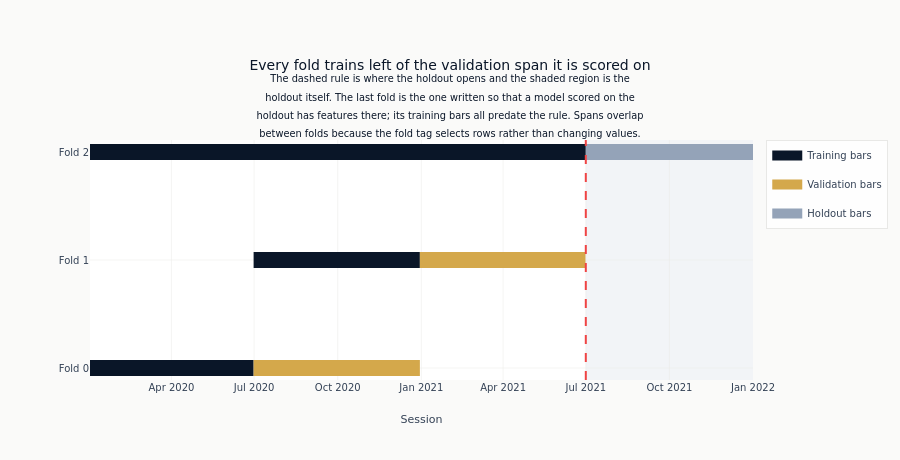

Source (notebook cell):
### Markdown cell above
**Figure F1** draws the geometry the artifact has to cover. Each fold is a training span and
the validation span that follows it; the top row is the holdout, whose training bars all lie
before the holdout opens so that a model scored on the holdout has features for it without any
of them having been built from it. The point to read off the figure is that no bar of any
training span lies to the right of the rule.

The artifact spans the union of everything drawn here, in one row per bar. The figure is a
picture of what will be asked of it, not of how it is laid out.

### Code cell
# Sorted by fold id, so the row order is a property of this cell rather than of the order
# `generate_cv_splits` happens to return. Plotly lays a categorical axis out in order of first
# appearance, bottom upwards, so without the sort the bottom row is whichever fold the splits
# list puts first - and that is exactly what the fold renumbering changes. The rendered figure
# is unchanged today; what changes is that the description below stays true when the numbering
# moves.
spans = [
    (f"Fold {s['fold']}", kind, pd.Timestamp(s[f"{key}_start"]), pd.Timestamp(s[f"{key}_end"]))
    for s in sorted(splits, key=lambda s: s["fold"])
    for kind, key in (("Training bars", "train"), ("Validation bars", "val"))
]
spans += [
    (
        f"Fold {N_FOLDS}",
        "Training bars",
        min(w[0] for w in fold_window.values()),
        HOLDOUT_START,
    ),
    (f"Fold {N_FOLDS}", "Holdout bars", HOLDOUT_START, HOLDOUT_END_EXCLUSIVE),
]
span_colors = {
    "Training bars": COLORS["blue"],
    "Validation bars": COLORS["amber"],
    "Holdout bars": COLORS["recede"],
}

fig = go.Figure()
seen = set()
for row, kind, start, end in spans:
    fig.add_trace(
        go.Scatter(
            x=[start.isoformat(), end.isoformat()],
            y=[row, row],
            mode="lines",
            line={"width": 16, "color": span_colors[kind]},
            name=kind,
            legendgroup=kind,
            showlegend=kind not in seen,
        )
    )
    seen.add(kind)

fig.add_vrect(
    x0=HOLDOUT_START.isoformat(),
    x1=HOLDOUT_END_EXCLUSIVE.isoformat(),
    fillcolor=COLORS["recede"],
    opacity=0.12,
    line_width=0,
    layer="below",
)
fig.add_vline(x=HOLDOUT_START.isoformat(), line_dash="dash", line_color=COLORS["negative"])
fig.update_layout(
    title=(
        "Every fold trains left of the validation span it is scored on"
        "<br><sup>The dashed rule is where the holdout opens and the shaded region is the"
        "<br>holdout itself. The last fold is the one written so that a model scored on the"
        "<br>holdout has features there; its training bars all predate the rule. Spans overlap"
        "<br>between folds because the fold tag selects rows rather than changing values.</sup>"
    ),
    xaxis_title="Session",
    yaxis_title="",
    height=460,
    margin={"l": 90, "t": 140},
)
show_plotly_with_alt(
    fig,
    "Horizontal timeline with one row per fold on a session axis, lowest-numbered fold at the "
    "bottom. Every row below the top is a validation fold: a long dark navy training bar "
    "followed by the shorter amber validation bar it is scored on. The validation windows sit "
    "at different points along the axis and the training bars overlap between rows, because a "
    "fold tag selects rows rather than changing values. A dashed red rule marks where the "
    "holdout opens and a shaded band to its right is the holdout itself. The top row is the "
    "extra fold written for the holdout and has no validation bar: its training bar runs from "
    "the left edge up to the rule and its light grey holdout bar sits inside the band, later "
    "than every validation window. No training bar of any row crosses the rule.",
)

### Figure 1 — Plotly figure (JSON) as saved in the notebook; plotly's stock layout.template omitted (floating-point values rounded to 4 significant figures)
{"data": [{"legendgroup": "Training bars", "line": {"color": "#0a1628", "width": 16}, "mode": "lines", "name": "Training bars", "showlegend": true, "type": "scatter", "x": ["2020-01-02T09:30:00", "2020-06-30T10:31:00"], "y": ["Fold 0", "Fold 0"]}, {"legendgroup": "Validation bars", "line": {"color": "#D4A84B", "width": 16}, "mode": "lines", "name": "Validation bars", "showlegend": true, "type": "scatter", "x": ["2020-06-30T10:48:00", "2020-12-30T10:01:00"], "y": ["Fold 0", "Fold 0"]}, {"legendgroup": "Training bars", "line": {"color": "#0a1628", "width": 16}, "mode": "lines", "name": "Training bars", "showlegend": false, "type": "scatter", "x": ["2020-06-30T10:48:00", "2020-12-30T09:45:00"], "y": ["Fold 1", "Fold 1"]}, {"legendgroup": "Validation bars", "line": {"color": "#D4A84B", "width": 16}, "mode": "lines", "name": "Validation bars", "showlegend": false, "type": "scatter", "x": ["2020-12-30T10:02:00", "2021-06-30T15:43:00"], "y": ["Fold 1", "Fold 1"]}, {"legendgroup": "Training bars", "line": {"color": "#0a1628", "width": 16}, "mode": "lines", "name": "Training bars", "showlegend": false, "type": "scatter", "x": ["2020-01-02T09:30:00", "2021-07-01T00:00:00"], "y": ["Fold 2", "Fold 2"]}, {"legendgroup": "Holdout bars", "line": {"color": "#94a3b8", "width": 16}, "mode": "lines", "name": "Holdout bars", "showlegend": true, "type": "scatter", "x": ["2021-07-01T00:00:00", "2022-01-01T00:00:00"], "y": ["Fold 2", "Fold 2"]}], "layout": {"height": 460, "margin": {"l": 90, "t": 140}, "shapes": [{"fillcolor": "#94a3b8", "layer": "below", "line": {"width": 0}, "opacity": 0.12, "type": "rect", "x0": "2021-07-01T00:00:00", "x1": "2022-01-01T00:00:00", "xref": "x", "y0": 0, "y1": 1, "yref": "y domain"}, {"line": {"color": "#ef4444", "dash": "dash"}, "type": "line", "x0": "2021-07-01T00:00:00", "x1": "2021-07-01T00:00:00", "xref": "x", "y0": 0, "y1": 1, "yref": "y domain"}], "title": {"text": "Every fold trains left of the validation span it is scored on<br><sup>The dashed rule is where the holdout opens and the shaded region is the<br>holdout itself. The last fold is the one written so that a model scored on the<br>holdout has features there; its training bars all predate the rule. Spans overlap<br>between folds because the fold tag selects rows rather than changing values.</sup>"}, "xaxis": {"title": {"text": "Session"}}, "yaxis": {"title": {"text": ""}}}}
